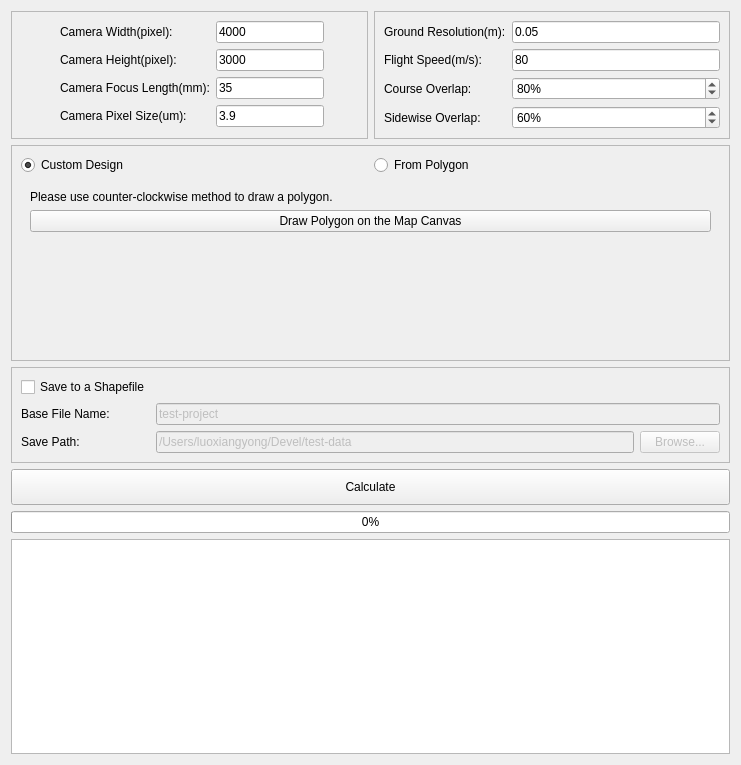
<?xml version="1.0" encoding="UTF-8"?>
<ui version="4.0">
 <class>SimplePhotogrammetryRoutePlannerDialogBase</class>
 <widget class="QDialog" name="SimplePhotogrammetryRoutePlannerDialogBase">
  <property name="geometry">
   <rect>
    <x>0</x>
    <y>0</y>
    <width>741</width>
    <height>765</height>
   </rect>
  </property>
  <property name="sizePolicy">
   <sizepolicy hsizetype="Preferred" vsizetype="Expanding">
    <horstretch>0</horstretch>
    <verstretch>0</verstretch>
   </sizepolicy>
  </property>
  <property name="windowTitle">
   <string>Simple Photogrammetry Route Planner</string>
  </property>
  <layout class="QVBoxLayout" name="verticalLayout_6">
   <item>
    <layout class="QHBoxLayout" name="horizontalLayout_7">
     <item>
      <widget class="QFrame" name="frame">
       <property name="frameShape">
        <enum>QFrame::StyledPanel</enum>
       </property>
       <property name="frameShadow">
        <enum>QFrame::Raised</enum>
       </property>
       <layout class="QVBoxLayout" name="verticalLayout">
        <item>
         <layout class="QFormLayout" name="formLayout">
          <property name="fieldGrowthPolicy">
           <enum>QFormLayout::FieldsStayAtSizeHint</enum>
          </property>
          <property name="formAlignment">
           <set>Qt::AlignHCenter|Qt::AlignTop</set>
          </property>
          <item row="0" column="0">
           <widget class="QLabel" name="label_10">
            <property name="text">
             <string>Camera Width(pixel):</string>
            </property>
           </widget>
          </item>
          <item row="0" column="1">
           <widget class="QLineEdit" name="cameraWidthEdit">
            <property name="text">
             <string>4000</string>
            </property>
           </widget>
          </item>
          <item row="1" column="0">
           <widget class="QLabel" name="label_11">
            <property name="text">
             <string>Camera Height(pixel):</string>
            </property>
           </widget>
          </item>
          <item row="1" column="1">
           <widget class="QLineEdit" name="cameraHeightEdit">
            <property name="text">
             <string>3000</string>
            </property>
           </widget>
          </item>
          <item row="2" column="0">
           <widget class="QLabel" name="label">
            <property name="text">
             <string>Camera Focus Length(mm):</string>
            </property>
           </widget>
          </item>
          <item row="2" column="1">
           <widget class="QLineEdit" name="focusLengthEdit">
            <property name="text">
             <string>35</string>
            </property>
           </widget>
          </item>
          <item row="3" column="0">
           <widget class="QLabel" name="label_2">
            <property name="text">
             <string>Camera Pixel Size(um):</string>
            </property>
           </widget>
          </item>
          <item row="3" column="1">
           <widget class="QLineEdit" name="pixelSizeEdit">
            <property name="text">
             <string>3.9</string>
            </property>
           </widget>
          </item>
         </layout>
        </item>
       </layout>
      </widget>
     </item>
     <item>
      <widget class="QFrame" name="frame_3">
       <property name="frameShape">
        <enum>QFrame::StyledPanel</enum>
       </property>
       <property name="frameShadow">
        <enum>QFrame::Raised</enum>
       </property>
       <layout class="QVBoxLayout" name="verticalLayout_5">
        <item>
         <layout class="QFormLayout" name="formLayout_2">
          <item row="0" column="1">
           <widget class="QLineEdit" name="gsdEdit">
            <property name="text">
             <string>0.05</string>
            </property>
           </widget>
          </item>
          <item row="1" column="0">
           <widget class="QLabel" name="label_4">
            <property name="text">
             <string>Flight Speed(m/s):</string>
            </property>
           </widget>
          </item>
          <item row="1" column="1">
           <widget class="QLineEdit" name="flightSpeedEdit">
            <property name="text">
             <string>80</string>
            </property>
           </widget>
          </item>
          <item row="2" column="0">
           <widget class="QLabel" name="label_5">
            <property name="text">
             <string>Course Overlap:</string>
            </property>
           </widget>
          </item>
          <item row="2" column="1">
           <widget class="QDoubleSpinBox" name="courseOverlapSpin">
            <property name="sizePolicy">
             <sizepolicy hsizetype="Expanding" vsizetype="Fixed">
              <horstretch>0</horstretch>
              <verstretch>0</verstretch>
             </sizepolicy>
            </property>
            <property name="suffix">
             <string>%</string>
            </property>
            <property name="decimals">
             <number>0</number>
            </property>
            <property name="maximum">
             <double>100.000000000000000</double>
            </property>
            <property name="singleStep">
             <double>1.000000000000000</double>
            </property>
            <property name="value">
             <double>80.000000000000000</double>
            </property>
           </widget>
          </item>
          <item row="3" column="0">
           <widget class="QLabel" name="label_6">
            <property name="text">
             <string>Sidewise Overlap:</string>
            </property>
           </widget>
          </item>
          <item row="3" column="1">
           <widget class="QDoubleSpinBox" name="sidewiseOverlapSpin">
            <property name="sizePolicy">
             <sizepolicy hsizetype="Preferred" vsizetype="Fixed">
              <horstretch>0</horstretch>
              <verstretch>0</verstretch>
             </sizepolicy>
            </property>
            <property name="suffix">
             <string>%</string>
            </property>
            <property name="decimals">
             <number>0</number>
            </property>
            <property name="value">
             <double>60.000000000000000</double>
            </property>
           </widget>
          </item>
          <item row="0" column="0">
           <widget class="QLabel" name="label_3">
            <property name="text">
             <string>Ground Resolution(m):</string>
            </property>
           </widget>
          </item>
         </layout>
        </item>
       </layout>
      </widget>
     </item>
    </layout>
   </item>
   <item>
    <widget class="QFrame" name="frame_2">
     <property name="frameShape">
      <enum>QFrame::StyledPanel</enum>
     </property>
     <property name="frameShadow">
      <enum>QFrame::Raised</enum>
     </property>
     <layout class="QVBoxLayout" name="verticalLayout_2">
      <item>
       <layout class="QHBoxLayout" name="horizontalLayout_4">
        <item>
         <widget class="QRadioButton" name="lineModeRadioButton">
          <property name="text">
           <string>Custom Design</string>
          </property>
          <property name="checked">
           <bool>true</bool>
          </property>
         </widget>
        </item>
        <item>
         <widget class="QRadioButton" name="polygonModeRadioButton">
          <property name="text">
           <string>From Polygon</string>
          </property>
         </widget>
        </item>
       </layout>
      </item>
      <item>
       <widget class="QStackedWidget" name="stackedWidget">
        <property name="currentIndex">
         <number>1</number>
        </property>
        <widget class="QWidget" name="page">
         <layout class="QVBoxLayout" name="verticalLayout_4">
          <item>
           <layout class="QHBoxLayout" name="horizontalLayout_5">
            <item>
             <widget class="QLabel" name="label_9">
              <property name="text">
               <string>Start and End Point(, ):</string>
              </property>
             </widget>
            </item>
            <item>
             <widget class="QLineEdit" name="startEndPointEdt">
              <property name="text">
               <string>116.23589,39.90387,116.25291,39.90391</string>
              </property>
             </widget>
            </item>
           </layout>
          </item>
          <item>
           <layout class="QHBoxLayout" name="horizontalLayout_6">
            <item>
             <widget class="QLabel" name="label_12">
              <property name="text">
               <string>Left Expand Lines:</string>
              </property>
             </widget>
            </item>
            <item>
             <widget class="QLineEdit" name="leftExpandEdit">
              <property name="text">
               <string>1</string>
              </property>
             </widget>
            </item>
            <item>
             <widget class="QLabel" name="label_13">
              <property name="text">
               <string>Right Expand Lines:</string>
              </property>
             </widget>
            </item>
            <item>
             <widget class="QLineEdit" name="rightExpandEdit">
              <property name="text">
               <string>1</string>
              </property>
             </widget>
            </item>
           </layout>
          </item>
          <item>
           <widget class="QCheckBox" name="multiLineCheckBox">
            <property name="text">
             <string>Use Multi-Line</string>
            </property>
           </widget>
          </item>
          <item>
           <widget class="Line" name="line">
            <property name="orientation">
             <enum>Qt::Horizontal</enum>
            </property>
           </widget>
          </item>
          <item>
           <widget class="QPushButton" name="selectLinePushButton">
            <property name="sizePolicy">
             <sizepolicy hsizetype="Minimum" vsizetype="Fixed">
              <horstretch>0</horstretch>
              <verstretch>0</verstretch>
             </sizepolicy>
            </property>
            <property name="text">
             <string>Draw Line  on the  Map Canvas</string>
            </property>
           </widget>
          </item>
         </layout>
        </widget>
        <widget class="QWidget" name="page_1">
         <layout class="QVBoxLayout" name="verticalLayout_3">
          <item>
           <widget class="QLabel" name="label_14">
            <property name="sizePolicy">
             <sizepolicy hsizetype="Preferred" vsizetype="Fixed">
              <horstretch>0</horstretch>
              <verstretch>0</verstretch>
             </sizepolicy>
            </property>
            <property name="text">
             <string>Please use counter-clockwise method to draw a polygon.</string>
            </property>
           </widget>
          </item>
          <item>
           <widget class="QPushButton" name="selectPolygonBtn">
            <property name="sizePolicy">
             <sizepolicy hsizetype="Preferred" vsizetype="Fixed">
              <horstretch>0</horstretch>
              <verstretch>0</verstretch>
             </sizepolicy>
            </property>
            <property name="text">
             <string>Draw Polygon on the Map Canvas</string>
            </property>
           </widget>
          </item>
          <item>
           <spacer name="verticalSpacer">
            <property name="orientation">
             <enum>Qt::Vertical</enum>
            </property>
            <property name="sizeHint" stdset="0">
             <size>
              <width>20</width>
              <height>40</height>
             </size>
            </property>
           </spacer>
          </item>
         </layout>
        </widget>
       </widget>
      </item>
     </layout>
    </widget>
   </item>
   <item>
    <widget class="QFrame" name="frame_4">
     <property name="frameShape">
      <enum>QFrame::StyledPanel</enum>
     </property>
     <property name="frameShadow">
      <enum>QFrame::Raised</enum>
     </property>
     <layout class="QHBoxLayout" name="horizontalLayout_3">
      <item>
       <layout class="QFormLayout" name="formLayout_3">
        <property name="fieldGrowthPolicy">
         <enum>QFormLayout::ExpandingFieldsGrow</enum>
        </property>
        <property name="labelAlignment">
         <set>Qt::AlignLeading|Qt::AlignLeft|Qt::AlignVCenter</set>
        </property>
        <item row="1" column="0">
         <widget class="QLabel" name="label_8">
          <property name="text">
           <string>Base File Name:</string>
          </property>
         </widget>
        </item>
        <item row="1" column="1">
         <widget class="QLineEdit" name="fileNameEdit">
          <property name="enabled">
           <bool>false</bool>
          </property>
          <property name="text">
           <string>test-project</string>
          </property>
          <property name="placeholderText">
           <string>test-project</string>
          </property>
         </widget>
        </item>
        <item row="2" column="0">
         <widget class="QLabel" name="label_7">
          <property name="text">
           <string>Save Path:</string>
          </property>
         </widget>
        </item>
        <item row="2" column="1">
         <layout class="QHBoxLayout" name="horizontalLayout">
          <item>
           <widget class="QLineEdit" name="savePathEdit">
            <property name="enabled">
             <bool>false</bool>
            </property>
            <property name="text">
             <string>/Users/luoxiangyong/Devel/test-data</string>
            </property>
           </widget>
          </item>
          <item>
           <widget class="QPushButton" name="selectPathBtn">
            <property name="enabled">
             <bool>false</bool>
            </property>
            <property name="text">
             <string>Browse...</string>
            </property>
           </widget>
          </item>
         </layout>
        </item>
        <item row="0" column="0">
         <widget class="QCheckBox" name="saveCheckBox">
          <property name="text">
           <string>Save to a Shapefile</string>
          </property>
         </widget>
        </item>
       </layout>
      </item>
     </layout>
    </widget>
   </item>
   <item>
    <layout class="QHBoxLayout" name="horizontalLayout_2">
     <item>
      <widget class="QPushButton" name="calculateBtn">
       <property name="minimumSize">
        <size>
         <width>0</width>
         <height>36</height>
        </size>
       </property>
       <property name="text">
        <string>Calculate</string>
       </property>
      </widget>
     </item>
    </layout>
   </item>
   <item>
    <widget class="QProgressBar" name="progressBar">
     <property name="value">
      <number>0</number>
     </property>
    </widget>
   </item>
   <item>
    <widget class="QTextEdit" name="stasticTextEdit"/>
   </item>
  </layout>
 </widget>
 <resources/>
 <connections/>
</ui>
